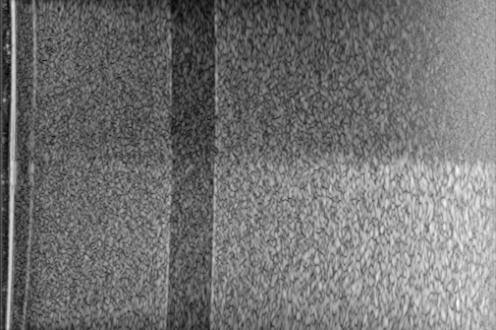
#> input picture data/preprocessed_data/images_sononerf/Image_0003.png, 496 x 330 px, found by its file name; its folder holds 4 pictures in this run
$ python recal_pos.py
#> lines starting #> are read from the running program, lines starting #| are printed output that depends on the picture
import os
from PIL import Image, ImageOps

# Directory paths
input_dir = 'data/preprocessed_data/images_sononerf'
output_dir = 'data/preprocessed_data/images_sononerf_black'

# Frame thickness in pixels
frame_thickness = 100

# Ensure output directory exists
os.makedirs(output_dir, exist_ok=True)

# List all files in the directory
files = os.listdir(input_dir)

for file_name in files:
    # Only process if file is an image (you may need to adjust this according to your image types)
    if file_name.lower().endswith(('.png', '.jpg', '.jpeg')):
        # Open image
        image_path = os.path.join(input_dir, file_name)
        img = Image.open(image_path)
#> img is the input picture: PIL image 496x330 L; min 1, max 253, mean 114.1

        # Add black border
        img_with_border = ImageOps.expand(img, border=frame_thickness, fill='black')
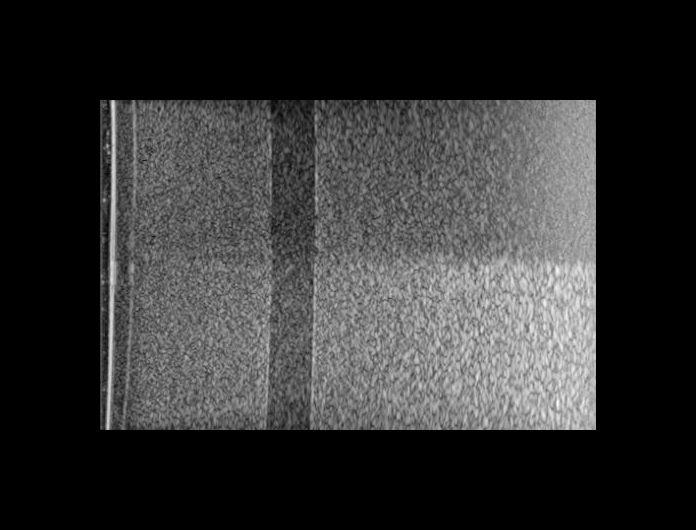
#> img_with_border: PIL image 696x530 L; min 0, max 253, mean 50.6

        # Save to output directory
        output_path = os.path.join(output_dir, file_name)
        img_with_border.save(output_path)
#> pass 2 of the loop `for file_name in files:`:
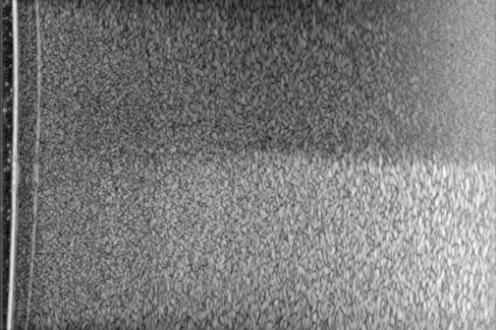
#> input picture data/preprocessed_data/images_sononerf/Image_0004.png, 496 x 330 px, found by its file name
#> img is the input picture: PIL image 496x330 L; min 4, max 254, mean 122.7
#> `img_with_border = ImageOps.expand(img, border=frame_thickness, fill='b..`:
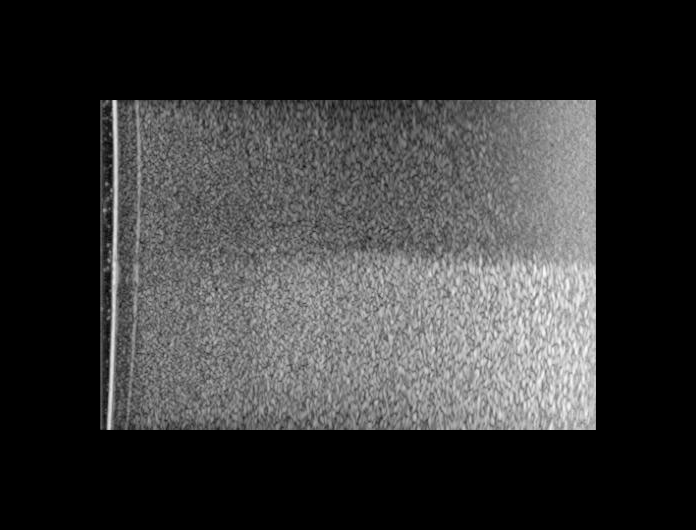
#> img_with_border: PIL image 696x530 L; min 0, max 254, mean 54.5
#> pass 3 of the loop `for file_name in files:`:
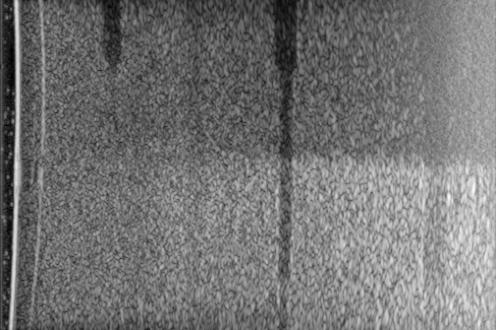
#> input picture data/preprocessed_data/images_sononerf/Image_0009.png, 496 x 330 px, found by its file name
#> img is the input picture: PIL image 496x330 L; min 0, max 252, mean 115.7
#> `img_with_border = ImageOps.expand(img, border=frame_thickness, fill='b..`:
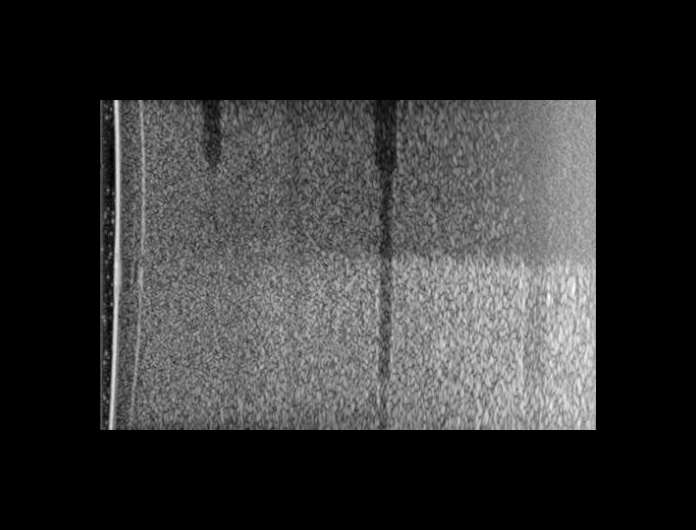
#> img_with_border: PIL image 696x530 L; min 0, max 252, mean 51.3
#> the loop made 4 passes; the first 3 are shown
